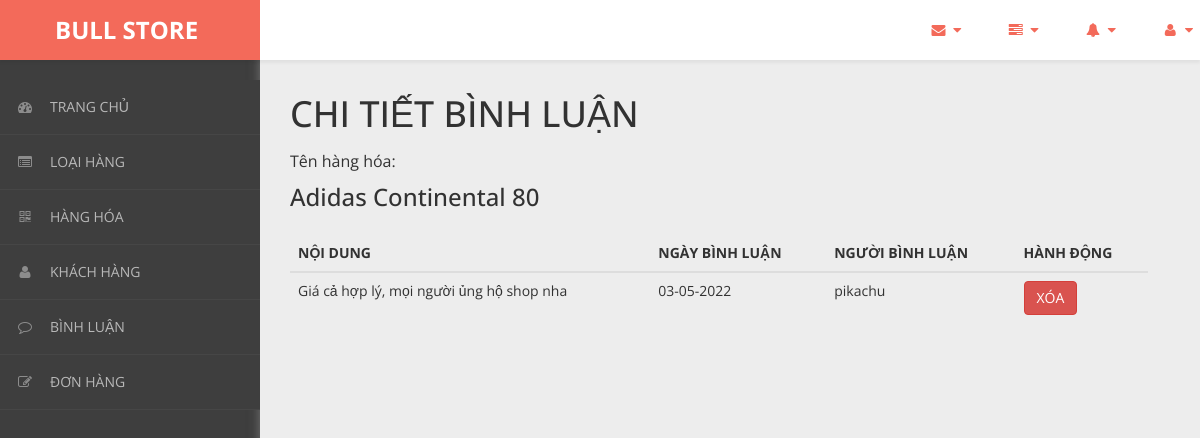
The app's page /admin/content/binh-luan/binh-luan-detail.php?ma_hh=27 with its own data.
### tables this page shows
CREATE TABLE `binh_luan` (
  `ma_bl` int(11) NOT NULL,
  `ma_kh` varchar(50) NOT NULL,
  `ma_hh` int(11) NOT NULL,
  `noi_dung` varchar(50) NOT NULL,
  `ngay_bl` varchar(20) NOT NULL
);

CREATE TABLE `hang_hoa` (
  `ma_hh` int(11) NOT NULL,
  `ten_hh` varchar(50) NOT NULL,
  `hinh` varchar(50) NOT NULL,
  `don_gia` int(11) NOT NULL,
  `giam_gia` int(11) NOT NULL,
  `mo_ta` varchar(500) NOT NULL,
  `ma_loai` int(11) NOT NULL
);

### admin/dao/pdo.php (called while the page is built, shortened)
<?php
    function pdo_get_connection(){
        $pdo = new PDO("mysql:host=localhost;dbname=project-web",'root','');
        $pdo->setAttribute(PDO::ATTR_ERRMODE, PDO::ERRMODE_EXCEPTION);
        return $pdo;
    }
    function pdo_query($sql){
        $sql_args = array_slice(func_get_args(),1);
        try{
            $conn = pdo_get_connection();
            $stmt = $conn ->prepare($sql);
            $stmt -> execute($sql_args);
            $rows = $stmt -> fetchAll();
            return $rows;
        }catch(PDOException $e){
            throw $e;
        }finally{
            unset($conn);
        }
    }
    ?>

### admin/dao/binh-luan.php (called while the page is built, shortened)
<?php
    require_once('pdo.php');
    function binh_luan_select_by_hang_hoa($ma_hh){
        $sql = "SELECT b.*, h.ten_hh FROM binh_luan b JOIN hang_hoa h ON h.ma_hh=b.ma_hh WHERE b.ma_hh=? ORDER BY ngay_bl DESC";
        return pdo_query($sql, $ma_hh);
    }
?>

### admin/content/binh-luan/binh-luan-detail.php (the view, shortened to what this page needs)
<!DOCTYPE html>
<html xmlns="http://www.w3.org/1999/xhtml">
<head>
    <link href="../../../css/admin/css/bootstrap.css" rel="stylesheet" />
    <link href="../../../css/admin/css/font-awesome.css" rel="stylesheet" />
    <link href="../../../css/admin/css/custom-styles.css" rel="stylesheet" />
</head>
<body>
    <div id="wrapper">
        <nav class="navbar navbar-default top-navbar" role="navigation">
            <div class="navbar-header">
                <a class="navbar-brand" href="../../../../project-web/trang-chinh/"><strong style = "margin-left: 40px;">BULL STORE</strong></a>
            </div>
            <ul class="nav navbar-top-links navbar-right">
                <li class="dropdown">
                    <a class="dropdown-toggle" data-toggle="dropdown" href="#" aria-expanded="false">
                        <i class="fa fa-envelope fa-fw"></i> <i class="fa fa-caret-down"></i>
                    </a>
                </li>
                <li class="dropdown">
                    <a class="dropdown-toggle" data-toggle="dropdown" href="#" aria-expanded="false">
                        <i class="fa fa-tasks fa-fw"></i> <i class="fa fa-caret-down"></i>
                    </a>
                </li>
                <li class="dropdown">
                    <a class="dropdown-toggle" data-toggle="dropdown" href="#" aria-expanded="false">
                        <i class="fa fa-bell fa-fw"></i> <i class="fa fa-caret-down"></i>
                    </a>
                </li>
                <li class="dropdown">
                    <a class="dropdown-toggle" data-toggle="dropdown" href="#" aria-expanded="false">
                        <i class="fa fa-user fa-fw"></i> <i class="fa fa-caret-down"></i>
                    </a>
                </li>
            </ul>
        </nav>
        <nav class="navbar-default navbar-side" role="navigation">
            <div class="sidebar-collapse">
                <ul class="nav" id="main-menu">
                    <li>
                        <a href="../thong-ke/thong-ke-list.php"><i class="fa fa-dashboard"></i>TRANG CHỦ</a>
                    </li>
                    <li>
                        <a href="../loai-hang/loai-hang-list.php"><i class="fa fa-list-alt" aria-hidden="true"></i>LOẠI HÀNG</a>
                    </li>
                    <li>
                        <a href="../hang-hoa/hang-hoa-list.php"><i class="fa fa-qrcode"></i>HÀNG HÓA</a>
                    </li>
                    <li>
                        <a href="../khach-hang/khach-hang-list.php"><i class="fa fa-user"></i>KHÁCH HÀNG</a>
                    </li>
                    <li>
                        <a href="../binh-luan/binh-luan-list.php"><i class="fa fa-comment-o" aria-hidden="true"></i>BÌNH LUẬN</a>
                    </li>
                    <li>
                        <a href="../hoa-don/hoa-don-list.php"><i class="fa fa-edit"></i>ĐƠN HÀNG</a>
                    </li>
                </ul>
            </div>
        </nav>
        <div id="page-wrapper">
		    <div class="header">
                <div class="page-header">
                    <?php
                        require_once ('../../dao/binh-luan.php');
                        extract($_REQUEST);
                        $items = binh_luan_select_by_hang_hoa($ma_hh);
                    ?>
                    <h1>CHI TIẾT BÌNH LUẬN</h1>
                    <p>Tên hàng hóa: <h3><?=$items[0]['ten_hh']?></h3></p>
                    <table class="table table-hover">
                        <thead>
                            <tr>
                                <th>NỘI DUNG</th>
                                <th>NGÀY BÌNH LUẬN</th>
                                <th>NGƯỜI BÌNH LUẬN</th>
                                <th>HÀNH ĐỘNG</th>
                            </tr>
                        </thead>
                        <tbody>
                            <?php foreach($items as $item){
                                extract($item);
                                ?>
                                <tr>
                                    <td><?=$noi_dung?></td>
                                    <td><?=$ngay_bl?></td>
                                    <td><?=$ma_kh?></td>
                                    <td><a href="binh-luan-delete.php?ma_bl=<?=$ma_bl?>"><button class="btn btn-danger">XÓA</button></a></td>
                                </tr>
                            <?php } ?>
                        </tbody>
                    </table>
                </div>
		    </div>
        </div>
    </div>
</body>
</html>

### css/admin/css/custom-styles.css (style rules this page uses)
body { font-family: 'Open Sans', sans-serif; background: #3E3E3E; }
#wrapper { width: 100%; }
#page-wrapper { padding: 15px 15px; min-height: 600px; background: #EDEDED; }
h1, .h1, h2, .h2, h3, .h3 { margin-top: 7px; margin-bottom: -5px; }
p { font-size:16px; line-height:25px; padding-top:20px; }
.navbar-side { z-index: 0; }
.navbar-side .nav > li > a > i { color: #8C8C8C;padding: 8px;width: 30px;text-align: center; }
.top-navbar { position: fixed; width: 100%; z-index: 300; -webkit-box-shadow: 0 3px 3px rgba(0, 0, 0, 0.05); -moz-box-shadow: 0 3px 3px rgba(0, 0, 0, 0.05); box-shadow: 0 3px 3px rgba(0, 0, 0, 0.05); }
.navbar-side { z-index: 1; position: fixed; width: 260px; top: 80px; }
#page-wrapper { position: relative; top: 55px; box-shadow: 0 0 10px #757575; -moz-box-shadow: 0 0 10px #757575; -webkit-box-shadow: 0 0 10px #757575; }
.page-header { margin: 0;border-bottom: 1px solid transparent;text-align: left;background-color: rgb(237, 237, 237);padding: 32px 22px 32px 0;color: #323232; }
.header { margin: 0 30px; }
.top-navbar { margin:0px; }
.top-navbar .navbar-brand { color: #fff;width: 260px;text-align: left;height: 60px;font-size: 24px;font-weight: 700;line-height: 30px;background: #F36A5A; }
.top-navbar .nav > li { position: relative; display: inline-block; margin: 0px; padding: 0px; }
.top-navbar .nav > li > a { position: relative; display: block; padding: 20px;color: #FFFFFF; margin: 0px; }
.sidebar-collapse , .sidebar-collapse .nav { background:none; }
.sidebar-collapse .nav { padding:0; }
.sidebar-collapse .nav > li > a { color: #B8B8B8; background:transparent; text-shadow:none; font-size: 14px; }
.sidebar-collapse > .nav > li > a { padding: 12px 10px; }
.sidebar-collapse > .nav > li { border-bottom: 1px solid rgba(107, 108, 109, 0.19); }
.navbar-side { border:none; background: #3E3E3E; }
.top-navbar { background: #FFFFFF; border-bottom:none; }
.top-navbar .nav > li > a > i { margin-right: 2px; }
.navbar-default { border:0px solid black; }
.navbar-header { background: transparent; }
.nav > li > a > i { margin-right:10px; color: rgb(243, 106, 90); }
@media (min-width:768px) { #page-wrapper { margin: 0 0 0 260px; padding: 0; min-height: 1200px; } }
@media (min-width:768px) { .navbar-side { width: 260px; z-index: 1; } }
@media (min-width:768px) { .navbar { border-radius: 0px; } }

### records on screen
binh_luan: ma_hh.ten_hh "Adidas Continental 80", noi_dung "Giá cả hợp lý, mọi người ủng hộ shop nha", ngay_bl "03-05-2022", ma_kh "pikachu"
